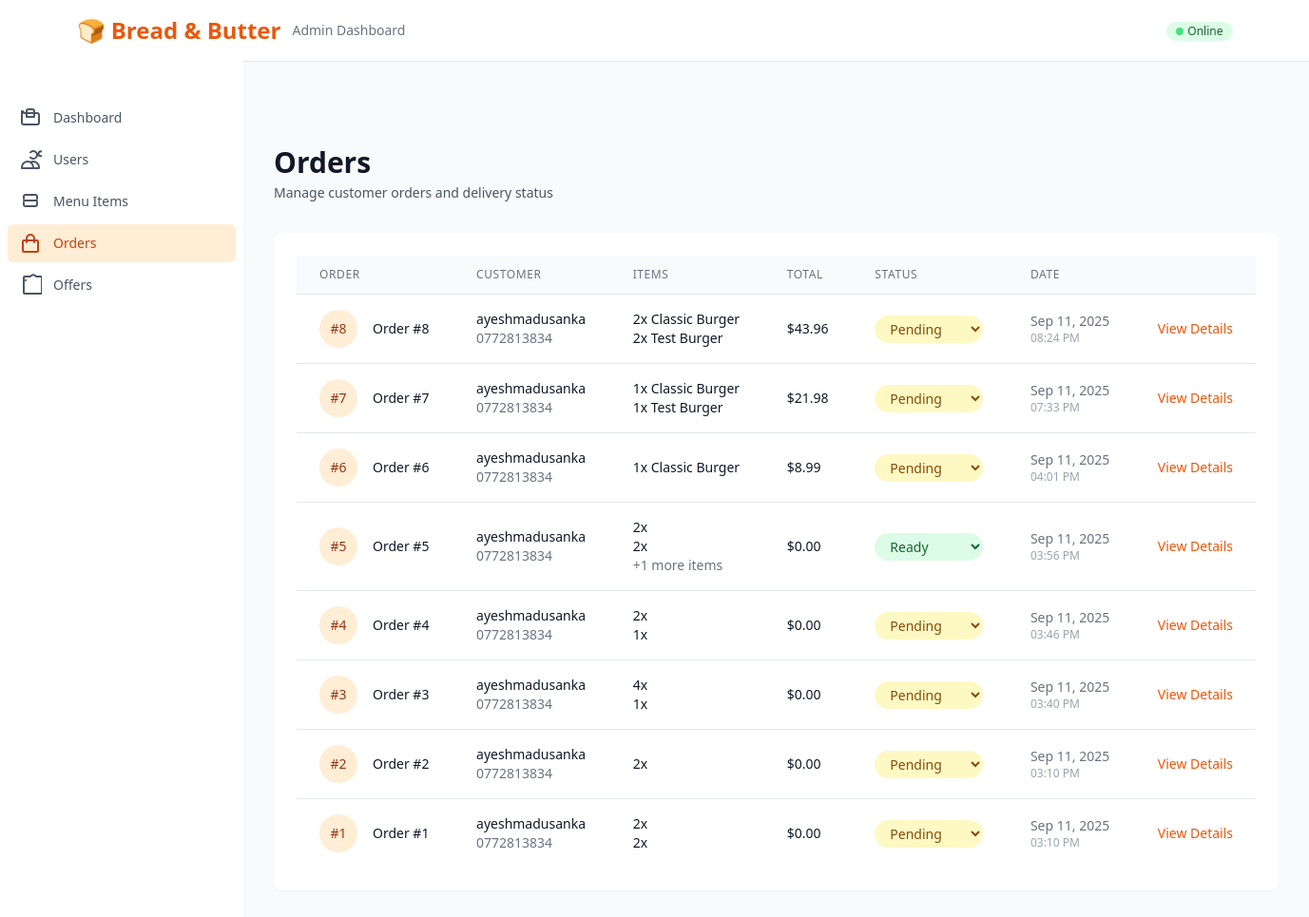
The page /orders on the database its author committed.
### backend/app.py (models this page shows, shortened)
class Order(db.Model):
    id = db.Column(db.Integer, primary_key=True)
    user_id = db.Column(db.Integer, db.ForeignKey('user.id'), nullable=False)
    total_amount = db.Column(db.Float, nullable=False)
    status = db.Column(db.String(50), default='pending')  # pending, confirmed, preparing, ready, delivered
    delivery_address = db.Column(db.Text, nullable=True)
    phone = db.Column(db.String(20), nullable=True)
    items = db.Column(db.Text, nullable=False)  # JSON string of ordered items
    created_at = db.Column(db.DateTime, default=datetime.utcnow)
    user = db.relationship('User', backref=db.backref('orders', lazy=True))
    def get_items(self):
        return json.loads(self.items) if self.items else []

class User(db.Model):
    id = db.Column(db.Integer, primary_key=True)
    phone = db.Column(db.String(20), unique=True, nullable=False)
    password = db.Column(db.String(255), nullable=False)
    name = db.Column(db.String(100), nullable=True)
    email = db.Column(db.String(120), nullable=True)
    is_verified = db.Column(db.Boolean, default=False)
    otp = db.Column(db.String(6), nullable=True)
    otp_expires = db.Column(db.DateTime, nullable=True)
    loyalty_points = db.Column(db.Integer, default=0)
    created_at = db.Column(db.DateTime, default=datetime.utcnow)

### backend/app.py (the view)
@app.route('/orders')
def orders():
    orders_list = Order.query.order_by(Order.created_at.desc()).all()
    return render_template('orders.html', orders=orders_list)

### backend/templates/orders.html (shortened to what this page needs)
{% extends "base.html" %}
{% block content %}
<div class="mb-8">
    <div class="sm:flex sm:items-center sm:justify-between">
        <div>
            <h1 class="text-3xl font-bold text-gray-900">Orders</h1>
            <p class="mt-1 text-sm text-gray-600">Manage customer orders and delivery status</p>
        </div>
    </div>
</div>
<div class="bg-white shadow-sm rounded-lg overflow-hidden">
    <div class="px-4 py-5 sm:p-6">
        <div class="overflow-x-auto">
            <table class="min-w-full divide-y divide-gray-200">
                <thead class="bg-gray-50">
                    <tr>
                        <th scope="col" class="px-6 py-3 text-left text-xs font-medium text-gray-500 uppercase tracking-wider">Order</th>
                        <th scope="col" class="px-6 py-3 text-left text-xs font-medium text-gray-500 uppercase tracking-wider">Customer</th>
                        <th scope="col" class="px-6 py-3 text-left text-xs font-medium text-gray-500 uppercase tracking-wider">Items</th>
                        <th scope="col" class="px-6 py-3 text-left text-xs font-medium text-gray-500 uppercase tracking-wider">Total</th>
                        <th scope="col" class="px-6 py-3 text-left text-xs font-medium text-gray-500 uppercase tracking-wider">Status</th>
                        <th scope="col" class="px-6 py-3 text-left text-xs font-medium text-gray-500 uppercase tracking-wider">Date</th>
                        <th scope="col" class="relative px-6 py-3"><span class="sr-only">Actions</span></th>
                    </tr>
                </thead>
                <tbody class="bg-white divide-y divide-gray-200">
                    {% for order in orders %}
                    <tr class="hover:bg-gray-50">
                        <td class="px-6 py-4 whitespace-nowrap">
                            <div class="flex items-center">
                                <div class="flex-shrink-0 h-10 w-10">
                                    <div class="h-10 w-10 rounded-full bg-primary-100 flex items-center justify-center">
                                        <span class="text-sm font-medium text-primary-800">#{{ order.id }}</span>
                                    </div>
                                </div>
                                <div class="ml-4">
                                    <div class="text-sm font-medium text-gray-900">Order #{{ order.id }}</div>
                                </div>
                            </div>
                        </td>
                        <td class="px-6 py-4 whitespace-nowrap">
                            <div class="text-sm text-gray-900">
                                {{ order.user.name if order.user and order.user.name else 'Unknown User' }}
                            </div>
                            <div class="text-sm text-gray-500">
                                {{ order.phone or (order.user.phone if order.user else 'No phone') }}
                            </div>
                        </td>
                        <td class="px-6 py-4">
                            <div class="text-sm text-gray-900">
                                {% set items = order.get_items() %}
                                {% if items %}
                                    {% for item in items[:2] %}
                                    <div class="truncate">{{ item.quantity }}x {{ item.name }}</div>
                                    {% endfor %}
                                    {% if items|length > 2 %}
                                    <div class="text-gray-500">+{{ items|length - 2 }} more items</div>
                                    {% endif %}
                                {% else %}
                                <div class="text-gray-500">No items</div>
                                {% endif %}
                            </div>
                        </td>
                        <td class="px-6 py-4 whitespace-nowrap text-sm font-medium text-gray-900">
                            ${{ "%.2f"|format(order.total_amount) }}
                        </td>
                        <td class="px-6 py-4 whitespace-nowrap">
                            <select onchange="updateOrderStatus({{ order.id }}, this.value)" class="text-sm rounded-full px-3 py-1 font-medium border-0 focus:ring-2 focus:ring-primary-500
                                {% if order.status == 'pending' %}bg-yellow-100 text-yellow-800
                                {% elif order.status == 'confirmed' %}bg-blue-100 text-blue-800
                                {% elif order.status == 'preparing' %}bg-orange-100 text-orange-800
                                {% elif order.status == 'ready' %}bg-green-100 text-green-800
                                {% elif order.status == 'delivered' %}bg-gray-100 text-gray-800
                                {% else %}bg-red-100 text-red-800
                                {% endif %}">
                                <option value="pending" {% if order.status == 'pending' %}selected{% endif %}>Pending</option>
                                <option value="ready" {% if order.status == 'ready' %}selected{% endif %}>Ready</option>
                            </select>
                        </td>
                        <td class="px-6 py-4 whitespace-nowrap text-sm text-gray-500">
                            {{ order.created_at.strftime('%b %d, %Y') if order.created_at else 'Unknown' }}
                            <div class="text-xs text-gray-400">
                                {{ order.created_at.strftime('%I:%M %p') if order.created_at else '' }}
                            </div>
                        </td>
                        <td class="px-6 py-4 whitespace-nowrap text-right text-sm font-medium">
                            <button onclick="viewOrderDetails({{ order.id }})" class="text-primary-600 hover:text-primary-900">
                                View Details
                            </button>
                        </td>
                    </tr>
                    {% endfor %}
                </tbody>
            </table>
        </div>
    </div>
</div>
{% endblock %}

### rows shown on the page
Order: id "8", user "ayeshmadusanka", phone.phone "0772813834", quantity "2" "2", name "Classic Burger" "Test Burger", total_amount "43.96", status+id "Pending", created_at "Sep 11, 2025", created_at "08:24 PM"
Order: id "7", user "ayeshmadusanka", phone.phone "0772813834", quantity "1" "1", name "Classic Burger" "Test Burger", total_amount "21.98", status+id "Pending", created_at "Sep 11, 2025", created_at "07:33 PM"
Order: id "6", user "ayeshmadusanka", phone.phone "0772813834", quantity "1", name "Classic Burger", total_amount "8.99", status+id "Pending", created_at "Sep 11, 2025", created_at "04:01 PM"
Order: id "5", user "ayeshmadusanka", phone.phone "0772813834", quantity "2" "2", items "1", total_amount "0.00", status+id "Ready", created_at "Sep 11, 2025", created_at "03:56 PM"
Order: id "4", user "ayeshmadusanka", phone.phone "0772813834", quantity "2" "1", total_amount "0.00", status+id "Pending", created_at "Sep 11, 2025", created_at "03:46 PM"
Order: id "3", user "ayeshmadusanka", phone.phone "0772813834", quantity "4" "1", total_amount "0.00", status+id "Pending", created_at "Sep 11, 2025", created_at "03:40 PM"
Order: id "2", user "ayeshmadusanka", phone.phone "0772813834", quantity "2", total_amount "0.00", status+id "Pending", created_at "Sep 11, 2025", created_at "03:10 PM"
Order: id "1", user "ayeshmadusanka", phone.phone "0772813834", quantity "2" "2", total_amount "0.00", status+id "Pending", created_at "Sep 11, 2025", created_at "03:10 PM"
